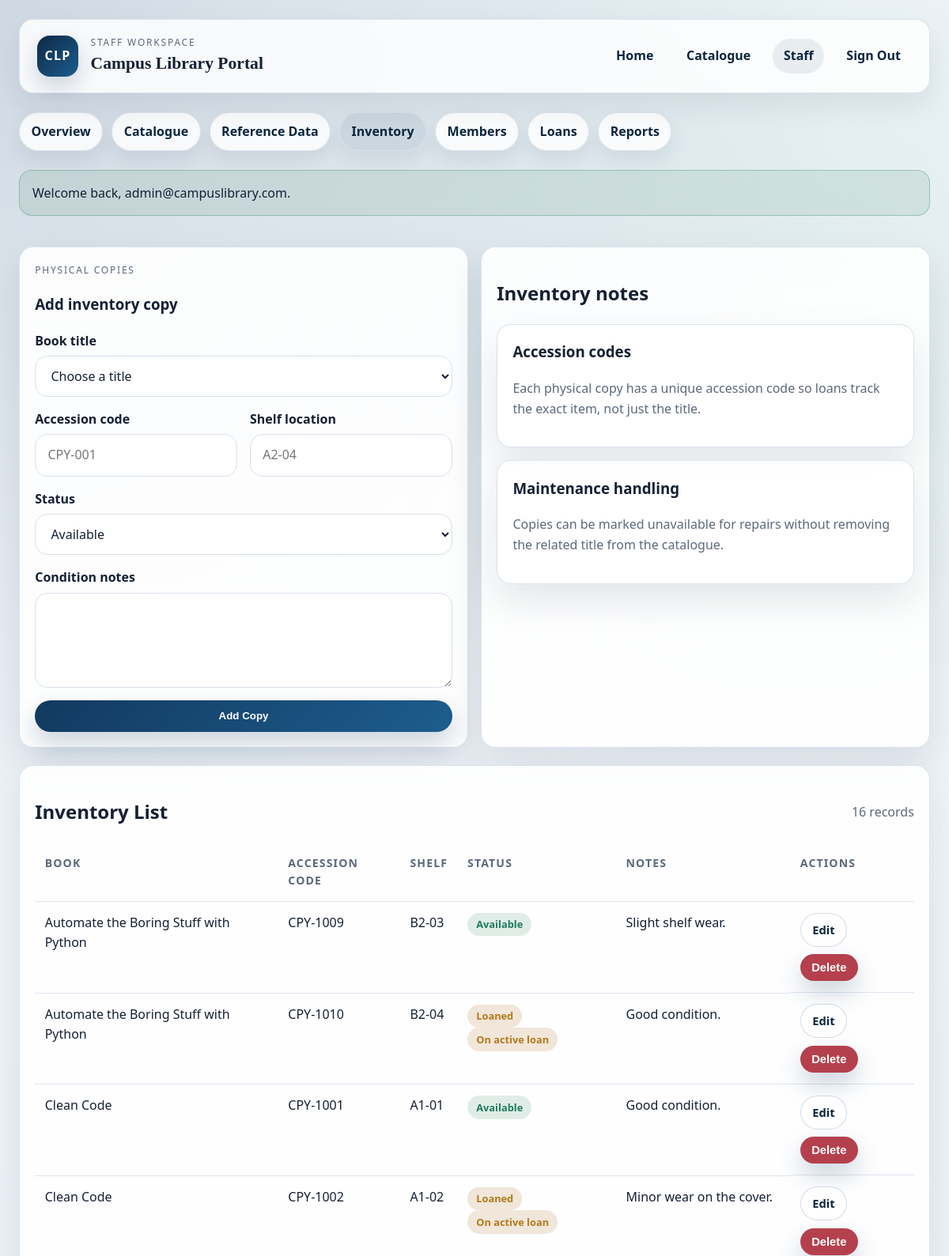
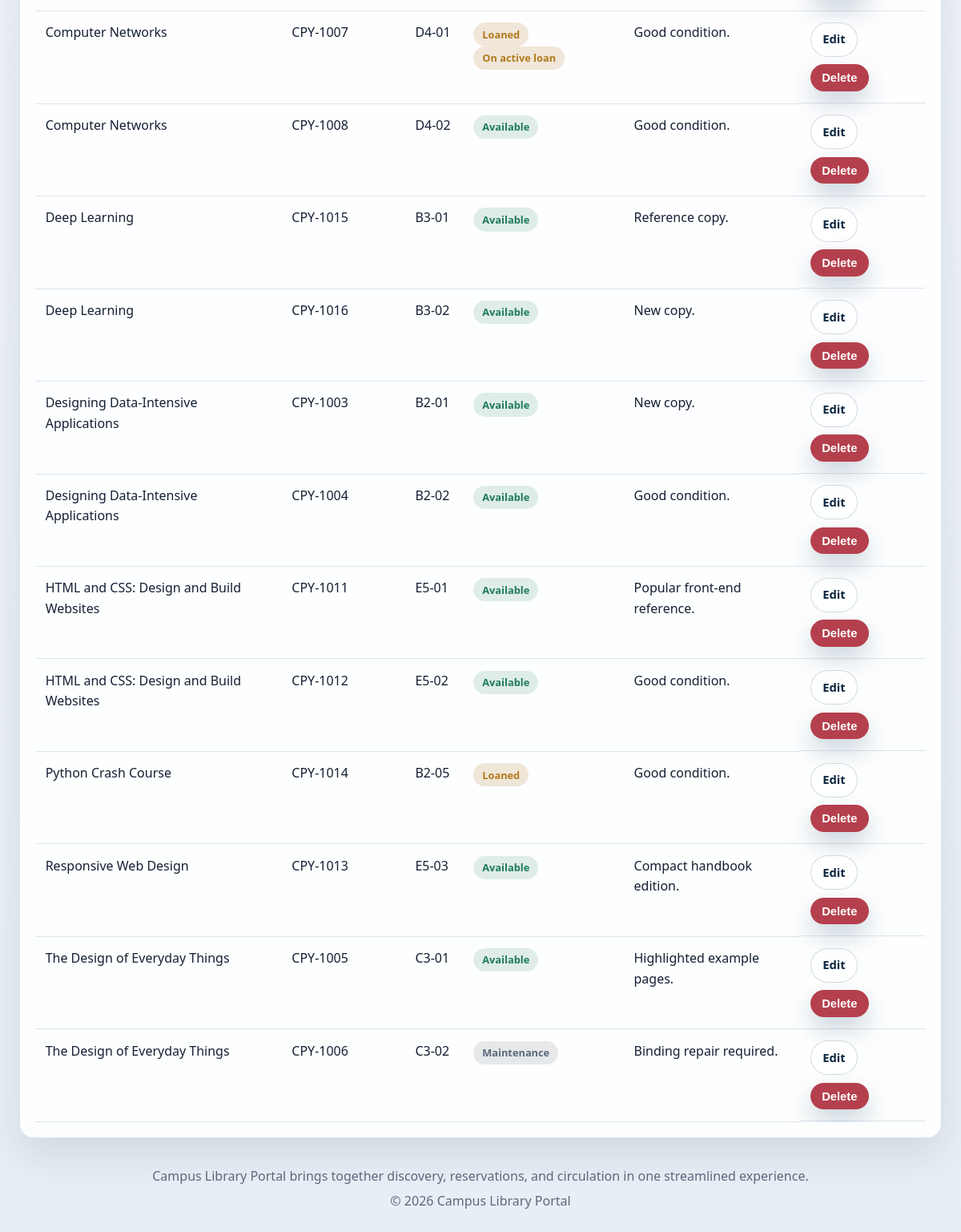
The page /admin/inventory.php (signed in) on the database its author committed (2 pictures, top to bottom).
### tables this page shows
CREATE TABLE copies (
    id INT NOT NULL AUTO_INCREMENT,
    book_id INT NOT NULL,
    accession_code VARCHAR(30) NOT NULL,
    shelf_location VARCHAR(30) NOT NULL,
    status ENUM('available', 'loaned', 'maintenance') NOT NULL DEFAULT 'available',
    condition_notes TEXT,
    created_at DATETIME NOT NULL,
    PRIMARY KEY (id),
    UNIQUE KEY uq_copies_accession_code (accession_code),
    CONSTRAINT fk_copies_book FOREIGN KEY (book_id) REFERENCES books (id)
);

CREATE TABLE books (
    id INT NOT NULL AUTO_INCREMENT,
    title VARCHAR(180) NOT NULL,
    isbn VARCHAR(30) NOT NULL,
    category_id INT NOT NULL,
    publisher_id INT NOT NULL,
    published_year INT DEFAULT NULL,
    summary TEXT,
    featured TINYINT(1) NOT NULL DEFAULT 0,
    is_active TINYINT(1) NOT NULL DEFAULT 1,
    created_at DATETIME NOT NULL,
    PRIMARY KEY (id),
    UNIQUE KEY uq_books_isbn (isbn),
    CONSTRAINT fk_books_category FOREIGN KEY (category_id) REFERENCES categories (id),
    CONSTRAINT fk_books_publisher FOREIGN KEY (publisher_id) REFERENCES publishers (id)
);

### app/includes/db.php (called while the page is built, shortened)
<?php
function db()
{
    static $pdo = null;
    if ($pdo instanceof PDO) {
        return $pdo;
    }
    $dsn = 'mysql:host=' . DB_HOST . ';dbname=' . DB_NAME . ';charset=' . DB_CHARSET;
    try {
        $pdo = new PDO($dsn, DB_USER, DB_PASS);
        $pdo->setAttribute(PDO::ATTR_ERRMODE, PDO::ERRMODE_EXCEPTION);
        $pdo->setAttribute(PDO::ATTR_DEFAULT_FETCH_MODE, PDO::FETCH_ASSOC);
    } catch (PDOException $exception) {
        $GLOBALS['db_connection_error'] = $exception->getMessage();
        return null;
    }
    return $pdo;
}

### admin/inventory.php (the view, shortened to what this page needs)
<?php
$editingId = (int) request_value('edit', 0);
$statuses = array('available', 'loaned', 'maintenance');
$formData = array(
    'book_id' => '',
    'accession_code' => '',
    'shelf_location' => '',
    'status' => 'available',
    'condition_notes' => '',
);
$copies = array();
if (db_ready()) {
    $copies = db()->query('
        SELECT
            c.id,
            c.accession_code,
            c.shelf_location,
            c.status,
            c.condition_notes,
            b.title,
            (
                SELECT COUNT(*)
                FROM loans l
                WHERE l.copy_id = c.id
                AND l.returned_at IS NULL
            ) AS active_loan_count
        FROM copies c
        INNER JOIN books b ON b.id = c.book_id
        ORDER BY b.title ASC, c.accession_code ASC
    ')->fetchAll();
}
include dirname(__DIR__) . '/app/includes/header.php';
?>
<section class="grid grid-2">
    <article class="form-panel">
        <div class="section-heading">
            <div>
                <p class="eyebrow">Physical Copies</p>
                <h1><?php echo $editingId > 0 ? 'Edit copy' : 'Add inventory copy'; ?></h1>
            </div>
        </div>
        <form class="stack" method="post" action="inventory.php<?php echo $editingId > 0 ? '?edit=' . h($editingId) : ''; ?>">
            <div class="field">
                <label for="book_id">Book title</label>
                <select id="book_id" name="book_id" required>
                    <option value="">Choose a title</option>
                </select>
            </div>
            <div class="form-grid">
                <div class="field">
                    <label for="accession_code">Accession code</label>
                    <input id="accession_code" name="accession_code" type="text" value="<?php echo h($formData['accession_code']); ?>" placeholder="CPY-001" required>
                </div>
                <div class="field">
                    <label for="shelf_location">Shelf location</label>
                    <input id="shelf_location" name="shelf_location" type="text" value="<?php echo h($formData['shelf_location']); ?>" placeholder="A2-04" required>
                </div>
            </div>
            <div class="field">
                <label for="status">Status</label>
                <select id="status" name="status">
                    <?php foreach ($statuses as $status): ?>
                        <option value="<?php echo h($status); ?>" <?php echo selected($formData['status'], $status); ?>>
                            <?php echo h(ucfirst($status)); ?>
                        </option>
                    <?php endforeach; ?>
                </select>
            </div>
            <div class="field">
                <label for="condition_notes">Condition notes</label>
                <textarea id="condition_notes" name="condition_notes"><?php echo h($formData['condition_notes']); ?></textarea>
            </div>
            <button type="submit"><?php echo $editingId > 0 ? 'Update Copy' : 'Add Copy'; ?></button>
        </form>
    </article>
    <aside class="panel">
        <h2>Inventory notes</h2>
        <div class="stack">
            <div class="card">
                <h3>Accession codes</h3>
                <p class="muted">Each physical copy has a unique accession code so loans track the exact item, not just the title.</p>
            </div>
            <div class="card">
                <h3>Maintenance handling</h3>
                <p class="muted">Copies can be marked unavailable for repairs without removing the related title from the catalogue.</p>
            </div>
        </div>
    </aside>
</section>
<section class="table-panel">
    <div class="section-heading">
        <h2>Inventory List</h2>
        <p class="muted"><?php echo h(count($copies)); ?> records</p>
    </div>
    <div class="table-wrap">
        <table>
            <thead>
                <tr>
                    <th>Book</th>
                    <th>Accession Code</th>
                    <th>Shelf</th>
                    <th>Status</th>
                    <th>Notes</th>
                    <th>Actions</th>
                </tr>
            </thead>
            <tbody>
                <?php foreach ($copies as $copy): ?>
                    <tr>
                        <td><?php echo h($copy['title']); ?></td>
                        <td><?php echo h($copy['accession_code']); ?></td>
                        <td><?php echo h($copy['shelf_location']); ?></td>
                        <td>
                            <?php echo render_status_badge(ucfirst($copy['status']), $copy['status']); ?>
                            <?php if ((int) $copy['active_loan_count'] > 0): ?>
                                <?php echo render_status_badge('On active loan', 'warning'); ?>
                            <?php endif; ?>
                        </td>
                        <td><?php echo h($copy['condition_notes']); ?></td>
                        <td class="table-actions">
                            <a class="button button-inline button-ghost" href="inventory.php?edit=<?php echo h($copy['id']); ?>">Edit</a>
                            <form class="inline-form" method="post" action="inventory.php" data-confirm="Delete this copy?">
                                <button class="button-inline button-danger" type="submit">Delete</button>
                            </form>
                        </td>
                    </tr>
                <?php endforeach; ?>
            </tbody>
        </table>
    </div>
</section>
<?php include dirname(__DIR__) . '/app/includes/footer.php'; ?>

### app/includes/functions.php (shortened to what this page needs)
<?php
require_once __DIR__ . '/db.php';
function h($value)
{
    return htmlspecialchars((string) $value, ENT_QUOTES, 'UTF-8');
}
function request_value($key, $default = '')
{
    return $default;
}
function status_class($status)
{
    $map = array(
        'success' => 'success',
        'warning' => 'warning',
        'danger' => 'danger',
        'info' => 'info',
        'muted' => 'muted',
        'available' => 'success',
        'loaned' => 'warning',
        'maintenance' => 'muted',
        'pending' => 'warning',
        'ready_for_collection' => 'info',
        'fulfilled' => 'success',
        'cancelled' => 'danger',
        'active' => 'success',
        'inactive' => 'muted',
        'returned' => 'success',
        'overdue' => 'danger',
    );
    return isset($map[$status]) ? $map[$status] : 'info';
}
function render_status_badge($label, $status = '')
{
    $state = $status !== '' ? $status : strtolower(str_replace(' ', '_', $label));
    return '<span class="badge badge-' . h(status_class($state)) . '">' . h($label) . '</span>';
}
function selected($value, $expected)
{
    return (string) $value === (string) $expected ? 'selected' : '';
}

### assets/css/styles.css (style rules this page uses)
:root { --bg: #edf3f8; --panel: rgba(255, 255, 255, 0.9); --panel-strong: #dce6ef; --ink: #142033; --muted: #5b697c; --line: #d7e1eb; --brand: #12395f; --brand-deep: #0b2640; --accent: #1b7a6c; --warning: #b27a1b; --danger: #b5404d; --success: #1f7a60; --shadow: 0 22px 48px rgba(12, 28, 48, 0.1); --radius: 18px; }
* { box-sizing: border-box; }
body { margin: 0; background: radial-gradient(circle at top left, rgba(18, 57, 95, 0.16), transparent 32%), radial-gradient(circle at 85% 10%, rgba(27, 122, 108, 0.08), transparent 24%), linear-gradient(180deg, #f3f7fb 0%, #e8eef5 100%); color: var(--ink); font-family: "Avenir Next", "Gill Sans", "Segoe UI", sans-serif; line-height: 1.6; }
a { color: var(--brand-deep); text-decoration: none; }
.eyebrow { margin: 0; text-transform: uppercase; letter-spacing: 0.15em; font-size: 0.75rem; color: var(--muted); }
.button-link, .button, button, input[type="submit"] { display: inline-flex; align-items: center; justify-content: center; gap: 0.4rem; padding: 0.78rem 1.1rem; border: 0; border-radius: 999px; background: linear-gradient(135deg, var(--brand) 0%, #1d5d8e 100%); color: #fff; font-weight: 700; cursor: pointer; transition: transform 0.18s ease, box-shadow 0.18s ease; box-shadow: 0 14px 30px rgba(18, 57, 95, 0.22); }
.button-ghost { background: rgba(255, 255, 255, 0.62); color: var(--brand-deep); border: 1px solid rgba(18, 57, 95, 0.18); box-shadow: none; }
.button-danger { background: var(--danger); }
.button-inline { padding: 0.55rem 0.9rem; font-size: 0.92rem; }
.hero, .card, .panel, .table-panel, .form-panel, .metric-grid article, .empty-state { background: var(--panel); border: 1px solid rgba(215, 225, 235, 0.92); border-radius: var(--radius); box-shadow: var(--shadow); }
.section-heading { display: flex; align-items: center; justify-content: space-between; gap: 1rem; }
.grid { display: grid; gap: 1rem; }
.grid-2 { grid-template-columns: repeat(auto-fit, minmax(280px, 1fr)); }
.card, .panel, .table-panel, .form-panel, .empty-state { padding: 1.2rem; }
.card h3, .panel h3, .form-panel h3, .table-panel h3 { margin-top: 0; }
.muted { color: var(--muted); }
.badge { display: inline-flex; align-items: center; gap: 0.35rem; padding: 0.28rem 0.7rem; border-radius: 999px; font-size: 0.8rem; font-weight: 700; }
.badge-success { background: rgba(29, 122, 74, 0.13); color: var(--success); }
.badge-warning { background: rgba(163, 92, 0, 0.15); color: var(--warning); }
.badge-muted { background: rgba(95, 103, 115, 0.14); color: var(--muted); }
.filter-form, .stack, .form-grid, .detail-grid, .action-row { display: grid; gap: 1rem; }
.filter-form, .form-grid { grid-template-columns: repeat(auto-fit, minmax(180px, 1fr)); }
.field { display: grid; gap: 0.35rem; }
label { font-weight: 700; }
input, select, textarea { width: 100%; padding: 0.82rem 0.95rem; border-radius: 1rem; border: 1px solid var(--line); background: rgba(255, 255, 255, 0.96); color: var(--ink); font: inherit; }
textarea { min-height: 120px; resize: vertical; }
.table-wrap { overflow-x: auto; }
table { width: 100%; border-collapse: collapse; }
th, td { padding: 0.88rem 0.78rem; border-bottom: 1px solid rgba(215, 225, 235, 0.85); text-align: left; vertical-align: top; }
th { font-size: 0.88rem; text-transform: uppercase; letter-spacing: 0.08em; color: var(--muted); }
.table-actions, .action-row { display: flex; flex-wrap: wrap; gap: 0.6rem; align-items: center; }
.inline-form { display: inline; }

### rows shown on the page
copies: book.title "Automate the Boring Stuff with Python", accession_code "CPY-1009", shelf_location "B2-03", label "Available", condition_notes "Slight shelf wear."
copies: book.title "Automate the Boring Stuff with Python", accession_code "CPY-1010", shelf_location "B2-04", label "Loaned On active loan", condition_notes "Good condition."
copies: book.title "Clean Code", accession_code "CPY-1001", shelf_location "A1-01", label "Available", condition_notes "Good condition."
copies: book.title "Clean Code", accession_code "CPY-1002", shelf_location "A1-02", label "Loaned On active loan", condition_notes "Minor wear on the cover."
copies: book.title "Computer Networks", accession_code "CPY-1007", shelf_location "D4-01", label "Loaned On active loan", condition_notes "Good condition."
copies: book.title "Computer Networks", accession_code "CPY-1008", shelf_location "D4-02", label "Available", condition_notes "Good condition."
copies: book.title "Deep Learning", accession_code "CPY-1015", shelf_location "B3-01", label "Available", condition_notes "Reference copy."
copies: book.title "Deep Learning", accession_code "CPY-1016", shelf_location "B3-02", label "Available", condition_notes "New copy."
copies: book.title "Designing Data-Intensive Applications", accession_code "CPY-1003", shelf_location "B2-01", label "Available", condition_notes "New copy."
copies: book.title "Designing Data-Intensive Applications", accession_code "CPY-1004", shelf_location "B2-02", label "Available", condition_notes "Good condition."
copies: book.title "HTML and CSS: Design and Build Websites", accession_code "CPY-1011", shelf_location "E5-01", label "Available", condition_notes "Popular front-end reference."
copies: book.title "HTML and CSS: Design and Build Websites", accession_code "CPY-1012", shelf_location "E5-02", label "Available", condition_notes "Good condition."
copies: book.title "Python Crash Course", accession_code "CPY-1014", shelf_location "B2-05", label "Loaned", condition_notes "Good condition."
copies: book.title "Responsive Web Design", accession_code "CPY-1013", shelf_location "E5-03", label "Available", condition_notes "Compact handbook edition."
copies: book.title "The Design of Everyday Things", accession_code "CPY-1005", shelf_location "C3-01", label "Available", condition_notes "Highlighted example pages."
copies: book.title "The Design of Everyday Things", accession_code "CPY-1006", shelf_location "C3-02", label "Maintenance", condition_notes "Binding repair required."

### other values the page prints
APP_NAME "Campus Library Portal"
$message['message'] "Welcome back, admin@campuslibrary.com."
count($copies) "16"
form field status "Available"
